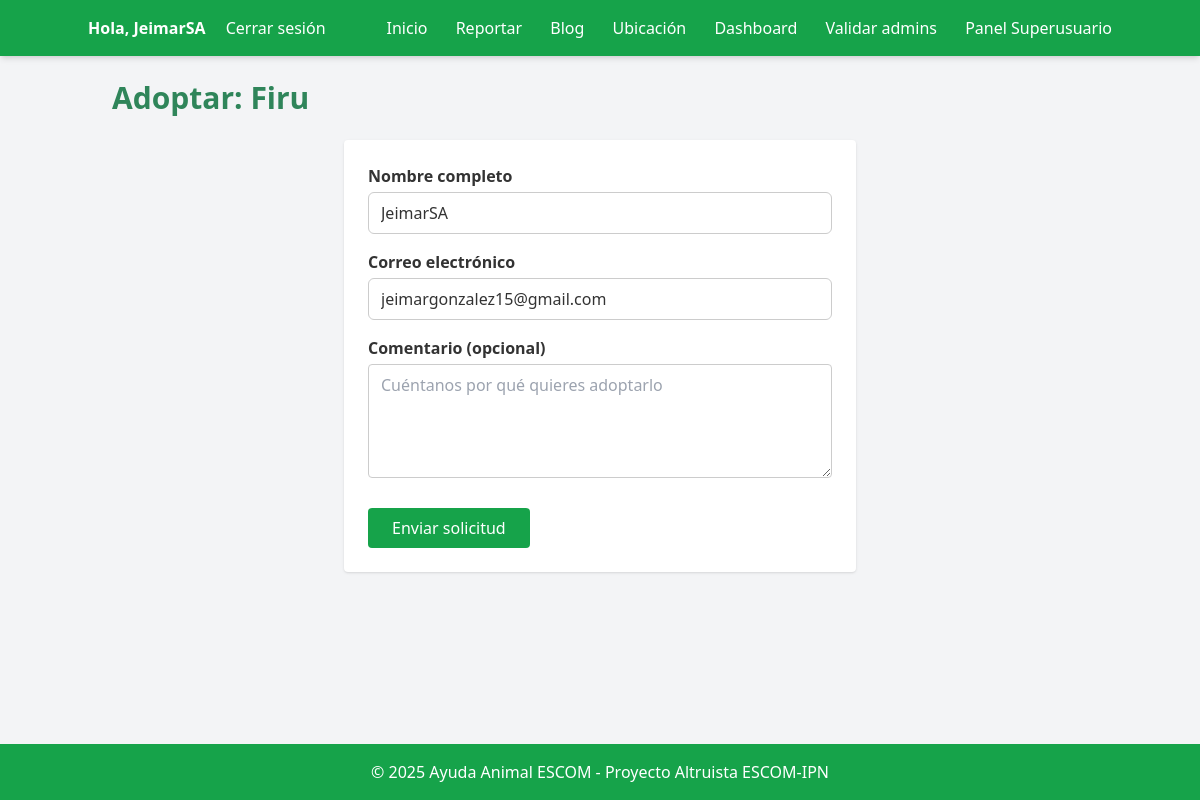
The app's page /adoptar/1 (signed in) with its own data.
### app.py (models this page shows)
class Usuario(db.Model, UserMixin):
    id = db.Column(db.Integer, primary_key=True)
    username = db.Column(db.String(50), unique=True)
    email = db.Column(db.String(100), unique=True)
    password_hash = db.Column(db.String(128))
    rol = db.Column(db.String(20), default='usuario')
    activo = db.Column(db.Boolean, default=True)

class Animal(db.Model):
    id = db.Column(db.Integer, primary_key=True)
    nombre = db.Column(db.String(50))
    especie = db.Column(db.String(20))
    edad = db.Column(db.String(20))
    descripcion = db.Column(db.Text)
    imagen = db.Column(db.String(100))
    estatus = db.Column(db.String(20), default="Disponible")  # Nuevo campo de estatus
    lat = db.Column(db.Float)
    lng = db.Column(db.Float)

### app.py (the view, shortened to what this page needs)
@app.route('/adoptar/<int:id>', methods=['GET', 'POST'])
@login_required
def adoptar(id):
    animal = Animal.query.get_or_404(id)
    return render_template(
        'adoptar.html',
        animal=animal,
        default_nombre=current_user.username or '',
        default_email=current_user.email if (hasattr(current_user, 'email') and current_user.email) else ''
    )

### app.py (called while the page is built)
@login_manager.user_loader
def load_user(user_id):
    return Usuario.query.get(int(user_id))

### templates/adoptar.html
{% extends 'base.html' %}
{% block content %}
<h2 class="text-3xl font-semibold mb-6">Adoptar: {{ animal.nombre }}</h2>
<form method="POST" class="bg-white p-6 rounded shadow max-w-lg mx-auto">
    <label class="block mb-4">
        <span class="font-semibold mb-1 block">Nombre completo</span>
        <input
            type="text"
            name="nombre"
            required
            class="w-full border rounded px-3 py-2"
            placeholder="Tu nombre completo"
            value="{{ default_nombre | default('') }}"
        >
    </label>
    <label class="block mb-4">
        <span class="font-semibold mb-1 block">Correo electrónico</span>
        <input
            type="email"
            name="email"
            required
            class="w-full border rounded px-3 py-2"
            placeholder="tuemail@ejemplo.com"
            value="{{ default_email | default('') }}"
        >
    </label>
    <label class="block mb-6">
        <span class="font-semibold mb-1 block">Comentario (opcional)</span>
        <textarea
            name="comentario"
            rows="4"
            class="w-full border rounded px-3 py-2"
            placeholder="Cuéntanos por qué quieres adoptarlo"
        ></textarea>
    </label>
    <button type="submit" class="bg-green-600 text-white px-6 py-2 rounded hover:bg-green-700">Enviar solicitud</button>
</form>
{% endblock %}

### templates/base.html (shortened to what this page needs)
<!DOCTYPE html>
<html lang="es">
<head>
    <script src="https://cdn.tailwindcss.com"></script>
    <link rel="stylesheet" href="{{ url_for('static', filename='css/style.css') }}">
</head>
<body class="bg-gray-100 font-sans min-h-screen flex flex-col">
<header class="bg-green-600 text-white p-4 shadow-md">
    <div class="container mx-auto flex justify-between items-center">
        <div class="space-x-4">
            {% if current_user.is_authenticated %}
                <span class="font-semibold">Hola, {{ current_user.username }}</span>
                <a href="{{ url_for('logout') }}" class="hover:underline">Cerrar sesión</a>
            {% else %}
                <a href="{{ url_for('login') }}" class="hover:underline">Iniciar sesión</a>
                <a href="{{ url_for('register') }}" class="hover:underline">Registrarse</a>
            {% endif %}
        </div>
        <nav class="space-x-6">
            <a href="{{ url_for('index') }}" class="hover:underline">Inicio</a>
            {% if current_user.is_authenticated %}
                <a href="{{ url_for('reportar') }}" class="hover:underline">Reportar</a>
                <a href="{{ url_for('blog') }}" class="hover:underline">Blog</a>
            {% endif %}
            <a href="{{ url_for('ubicacion') }}" class="hover:underline">Ubicación</a>
            {% if current_user.is_authenticated and current_user.rol == 'admin' or current_user.rol == 'superusuario'%}
                <a href="{{ url_for('dashboard') }}" class="hover:underline">Dashboard</a>
            {% endif %}
            {% if current_user.is_authenticated and current_user.rol == 'superusuario' %}
                <a href="{{ url_for('validar_admines') }}" class="hover:underline">Validar admins</a>
            {% endif %}
            {% if current_user.is_authenticated and current_user.rol == 'superusuario' %}
                <a href="{{ url_for('panel_superusuario') }}" class="hover:underline">Panel Superusuario</a>
            {% endif %}
        </nav>
    </div>
</header>
<main class="container mx-auto flex-grow p-6">
    {% block content %}{% endblock %}
</main>
<footer class="bg-green-600 text-white text-center p-4 mt-auto">
    <p>© 2025 Ayuda Animal ESCOM - Proyecto Altruista ESCOM-IPN</p>
</footer>
</body>
</html>

### static/css/style.css (style rules this page uses)
body { font-family: 'Segoe UI', Tahoma, Geneva, Verdana, sans-serif; background-color: #f0fdf4; color: #333; line-height: 1.6; }
h1, h2, h3 { color: #2f855a; font-weight: bold; }
a { color: #2563eb; text-decoration: none; }
header { background-color: #38a169; box-shadow: 0 2px 6px rgba(0, 0, 0, 0.2); }
header a { color: white; font-weight: 500; }
footer { background-color: #2f855a; color: white; }
button, input[type="submit"] { background-color: #38a169; color: white; padding: 0.6rem 1.2rem; border: none; border-radius: 8px; font-weight: 600; cursor: pointer; transition: background-color 0.3s ease, transform 0.2s ease; }
input[type="text"], input[type="email"], input[type="password"], textarea, select { width: 100%; padding: 0.5rem 0.75rem; border: 1px solid #ccc; border-radius: 6px; background: #fff; transition: border-color 0.3s, box-shadow 0.3s; }

### records on screen
Usuario: username "JeimarSA", nombre "JeimarSA", email "jeimargonzalez15@gmail.com"
Animal: nombre "Firu"
